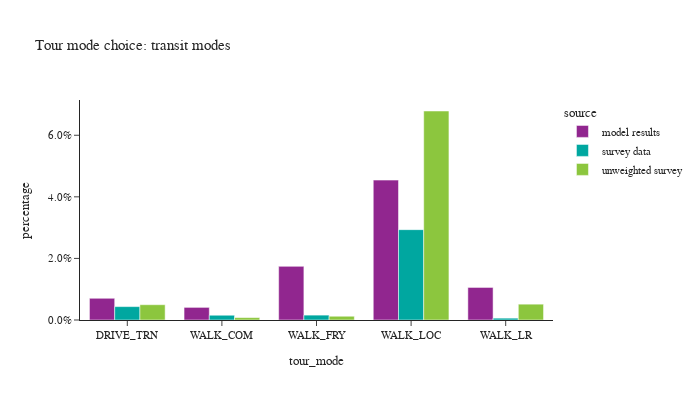

This figure's notebook cell:
### Code cell
# show only transit modes
df_plot = tour_data.groupby(['source','tour_mode'])['tour_weight'].sum().reset_index()
df_plot['percentage'] = df_plot.groupby(['source'], group_keys=False)['tour_weight']. \
    apply(lambda x: x / float(x.sum()))

fig = px.bar(df_plot.loc[df_plot['tour_mode'].isin(transit_modes)], x="tour_mode", y="percentage", color="source",barmode="group",
             title="Tour mode choice: transit modes")
fig.for_each_annotation(lambda a: a.update(text = a.text.split("=")[-1]))
fig.update_layout(height=400, width=700, yaxis=dict(tickformat=".1%"))
fig.show()

### Figure 1 — Plotly figure (JSON) as saved in the notebook; plotly's stock layout.template omitted (floating-point values rounded to 4 significant figures)
{"data": [{"alignmentgroup": "True", "hovertemplate": "source=model results<br>tour_mode=%{x}<br>percentage=%{y}<extra></extra>", "legendgroup": "model results", "marker": {"color": "#91268F", "pattern": {"shape": ""}}, "name": "model results", "offsetgroup": "model results", "orientation": "v", "showlegend": true, "textposition": "auto", "type": "bar", "x": ["DRIVE_TRN", "WALK_COM", "WALK_FRY", "WALK_LOC", "WALK_LR"], "xaxis": "x", "y": [0.007054, 0.0041, 0.01742, 0.04544, 0.01057], "yaxis": "y"}, {"alignmentgroup": "True", "hovertemplate": "source=survey data<br>tour_mode=%{x}<br>percentage=%{y}<extra></extra>", "legendgroup": "survey data", "marker": {"color": "#00A7A0", "pattern": {"shape": ""}}, "name": "survey data", "offsetgroup": "survey data", "orientation": "v", "showlegend": true, "textposition": "auto", "type": "bar", "x": ["DRIVE_TRN", "WALK_COM", "WALK_FRY", "WALK_LOC", "WALK_LR"], "xaxis": "x", "y": [0.00435, 0.001546, 0.001586, 0.02934, 0.000601], "yaxis": "y"}, {"alignmentgroup": "True", "hovertemplate": "source=unweighted survey<br>tour_mode=%{x}<br>percentage=%{y}<extra></extra>", "legendgroup": "unweighted survey", "marker": {"color": "#8CC63E", "pattern": {"shape": ""}}, "name": "unweighted survey", "offsetgroup": "unweighted survey", "orientation": "v", "showlegend": true, "textposition": "auto", "type": "bar", "x": ["DRIVE_TRN", "WALK_COM", "WALK_FRY", "WALK_LOC", "WALK_LR"], "xaxis": "x", "y": [0.004967, 0.0007842, 0.00122, 0.06788, 0.005141], "yaxis": "y"}], "layout": {"barmode": "group", "height": 400, "legend": {"title": {"text": "source"}, "tracegroupgap": 0}, "title": {"text": "Tour mode choice: transit modes"}, "width": 700, "xaxis": {"anchor": "y", "domain": [0.0, 1.0], "title": {"text": "tour_mode"}}, "yaxis": {"anchor": "x", "domain": [0.0, 1.0], "tickformat": ".1%", "title": {"text": "percentage"}}}}
